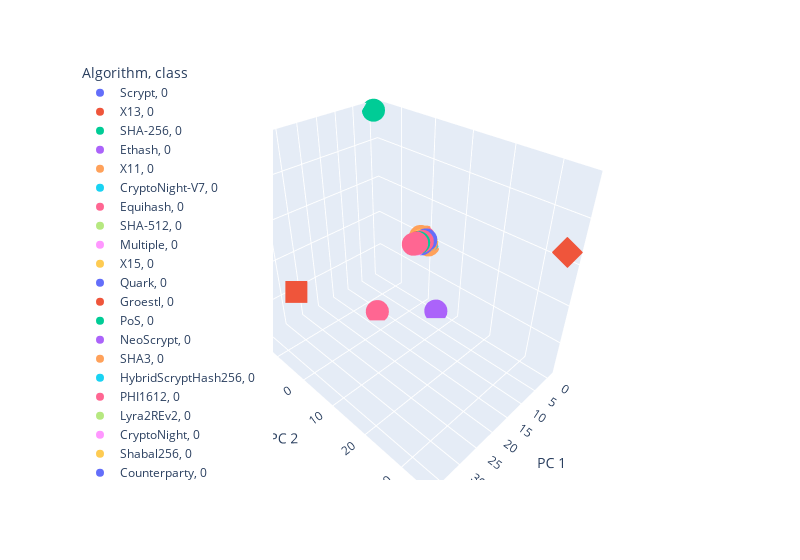

Source (notebook cell):
### Markdown cell above
### Visualizing Results

#### 3D-Scatter with Clusters

### Code cell
# Create a 3D-Scatter with the PCA data and the clusters


fig = px.scatter_3d(clustered_df, 
                    x='PC 1', 
                    y='PC 2', 
                    z='PC 3',
                    color='Algorithm',
                    symbol='class', 
                    hover_name = "CoinName",
                    hover_data = ["Algorithm"],
                    width=800,
)
fig.update_layout(legend=dict(x=0, y=1))
fig.show()
